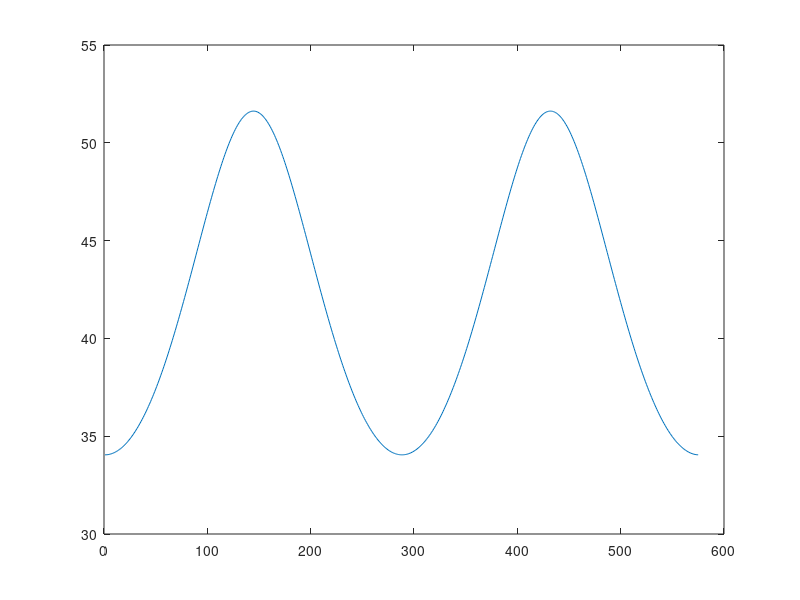
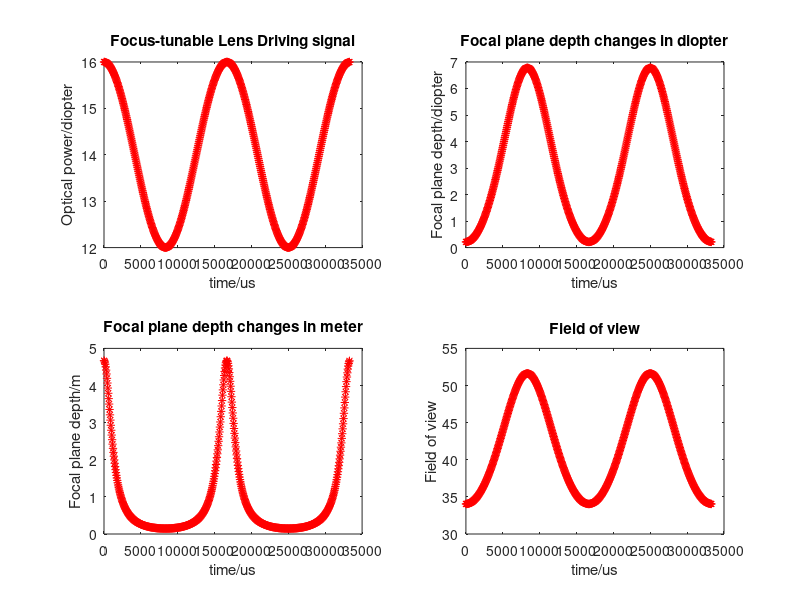
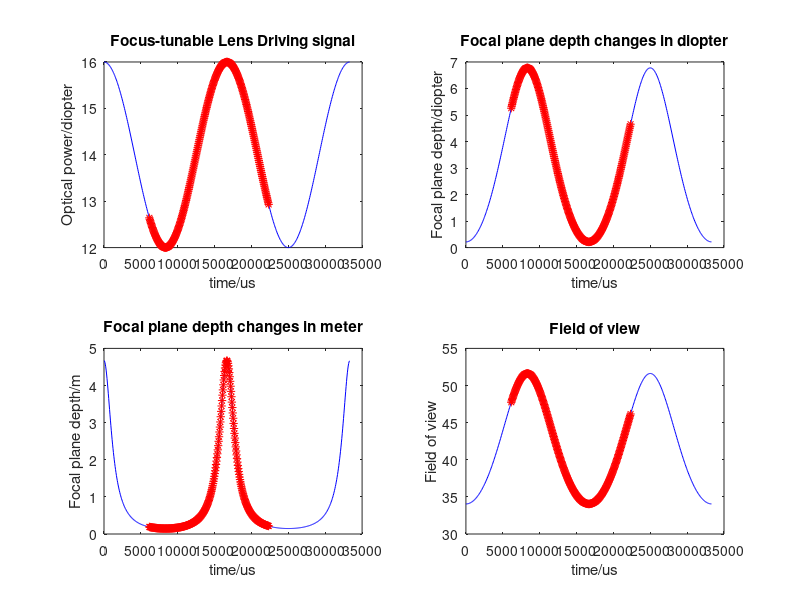
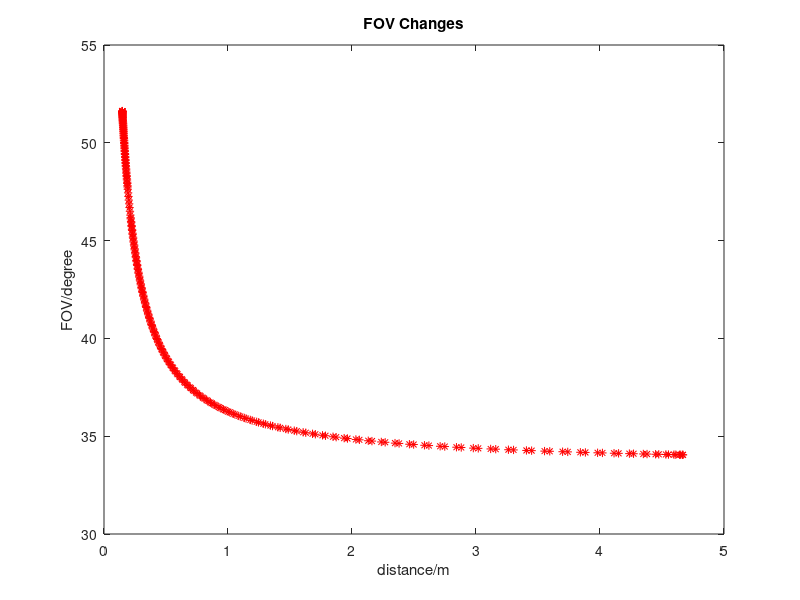

Reproduce these figures in MATLAB, in order. (Note: this script raises an error after producing the figures.)
clear all;
close all;

%% Hanpeng's amazing guess
% d1+o1=0.09 % measure
o1=0.06; % Guess
%o1=0.1;
f1=0.058; % From Email
d1=0.03; % Guess
f3=0.061;

d2=0.12; % measure
%f3=0.09; % Guess
de=0.07; % measure


%% Found from measurement and brute search
% d1+o1=0.09 % measure
o1=0.07; % Guess
f1=0.068; % From Email
d1=0.03; % Guess


f3=0.056; % Measured to be 0.053
d2=0.12; % measure
de=0.07; % measure
%% Parameters from graph.m
o1=0.03; % Exhaustive search
f1=0.0296; % From Email
           % o1=0.03; % Exhaustive search
           % f1=0.0296; % From Email
d1=0.03; % Exhaustive search

f3=0.06; % Measured to be 0.053
d2=0.12; % measure
de=0.03; % measure
%%

num=280; % num of sample depths along z direction(depth direction)
MinOpPower=12; % min optical power of focus tunable lens(in diopters)
% current 87.5
%MaxOpPower=15; % max optical power of focus tunable lens(in diopters)

MaxOpPower=16; % max optical power of focus tunable lens(in diopters)
               % from graph.m
% current 137.5
t=1:num;
p=2;
%% linear driving singal
f_t_inverse=linspace(MinOpPower,MaxOpPower,num); 
f2=1./f_t_inverse;


%% sinusoidal driving signal
Magnitude=(MaxOpPower-MinOpPower)/2;
offset=(MaxOpPower+MinOpPower)/2;

f_t_inverse=Magnitude*sin(t*2*p*pi/num)+offset;
f2=1./f_t_inverse;
%% triangular driving signal
Magnitude=MaxOpPower-MinOpPower;
offset=MinOpPower;
p1=Magnitude*2*p/num*(1:1:ceil(num/2/p));
p2=-p1+max(p1);
p_11=[p2,p1];
p_w=repmat(p_11,1,p);
f_t_inverse=p_w(1:num)+offset;
f2=1./f_t_inverse;

%% finding depthlist using triangular driving signal
t_u=0:58:1e6/60;
delt_t=1e6/60/2;
tan1=(MinOpPower-MaxOpPower)/delt_t;
y1=tan1*t_u+MaxOpPower;

tan2=(MaxOpPower-MinOpPower)/delt_t;
y2=tan2*t_u+2*MinOpPower-MaxOpPower;

index=max(find(t_u<=delt_t));
f_t_inverse=[y1(1:index),y2(index+1:end)];
t=[];
for i=1:p
    offset=1e6/60*(i-1);
    t=[t,t_u+offset];
end

f_t_inverse=repmat(f_t_inverse,1,p);
f2=1./f_t_inverse;

%% finding depthlist using sin driving signal
t=0:58:1e6/60*p;
Magnitude=(MaxOpPower-MinOpPower)/2;
offset=(MaxOpPower+MinOpPower)/2;
f_t_inverse=Magnitude*cos(2*pi*60/1e6*t)+offset;
f2=1./f_t_inverse;

%% considering three lens separately
i1=f1*o1/(o1-f1);
o2=i1-d1;


i2=f2*o2./(o2+f2);
%i2=f2*o2./(o2-f2);
o3=d2-i2;


i3=f3*o3./(o3-f3);
ie=-i3+de;

%% Field of View

O_1 = 0.01778; % meters. O_1 = 0.7 inches
M1 = -i1/o1;
M2 = -i2./o2;
M3 = -i3./o3;
I_e = M1 .* M2 .* M3 .* O_1;
theta = 2*rad2deg(atan(I_e./ie/2));
figure; plot(theta);

figure;
subplot(2,2,1)
plot(t,f_t_inverse,'r*'); hold on;
title('Focus-tunable Lens Driving signal');
xlabel('time/us');
ylabel('Optical power/diopter');


subplot(2,2,2)
plot(t,1./ie,'r*');
title('Focal plane depth changes in diopter');
xlabel('time/us');
ylabel('Focal plane depth/diopter');

subplot(2,2,3)
plot(t,ie,'r*');
title('Focal plane depth changes in meter');
xlabel('time/us');
ylabel('Focal plane depth/m');

subplot(2,2,4)
plot(t,theta,'r*');
title('Field of view');
xlabel('time/us');
ylabel('Field of view');


%% phase correction

phaseNum=107;

t_phase=t(phaseNum:phaseNum+num-1);
f_t_inverse_phase=f_t_inverse(phaseNum:phaseNum+num-1);
ie_phase=ie(phaseNum:phaseNum+num-1);
theta_phase = theta(phaseNum:phaseNum+num-1);

figure;
subplot(2,2,1)
plot(t,f_t_inverse,'b-',t_phase,f_t_inverse_phase,'r*'); hold on;
title('Focus-tunable Lens Driving signal');
xlabel('time/us');
ylabel('Optical power/diopter');


subplot(2,2,2)
plot(t,1./ie,'b-',t_phase,1./ie_phase,'r*');
title('Focal plane depth changes in diopter');
xlabel('time/us');
ylabel('Focal plane depth/diopter');

subplot(2,2,3)
plot(t,ie,'b-',t_phase,ie_phase,'r*');
title('Focal plane depth changes in meter');
xlabel('time/us');
ylabel('Focal plane depth/m');

subplot(2,2,4)
plot(t,theta,'b-',t_phase, theta_phase,'r*');
title('Field of view');
xlabel('time/us');
ylabel('Field of view');

%%
d=ie_phase;



[d_sort,order]=sort(d);
un_order(order)=1:num;



fov_sort = theta_phase(order);


figure;
plot(d_sort, fov_sort,'r*');
title('FOV Changes');
xlabel('distance/m');
ylabel('FOV/degree');

%[f_sort,forder]=sort(f_t_inverse(1:280));
%%
data_folder_path = get_data_folder_path();
output_dir = sprintf('%s/FocusDepth', data_folder_path);
filename = sprintf('%s/FocusDepth.mat', output_dir);
save(filename, 'd', 'd_sort', 'order', 'un_order','fov_sort');
